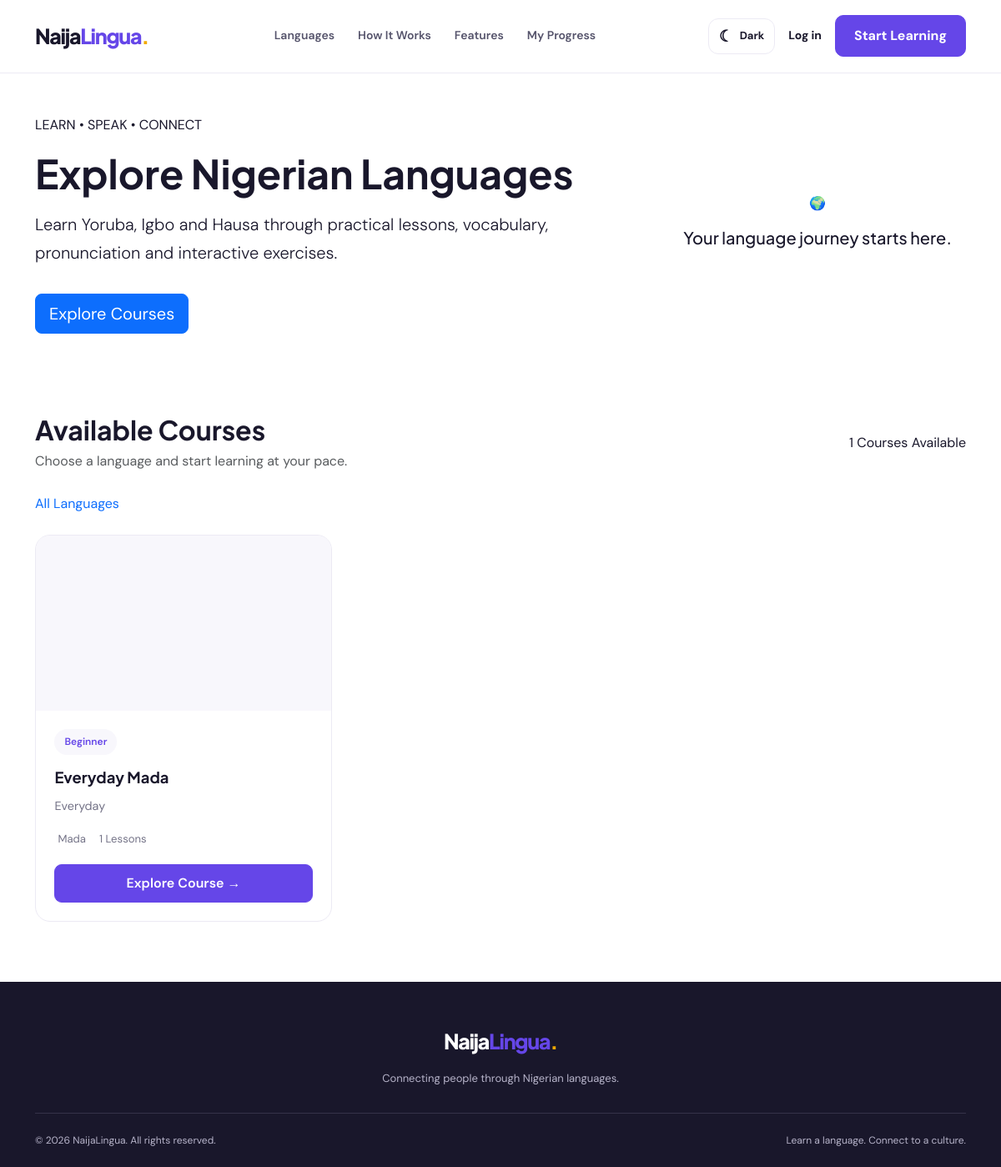
Page /courses/ on the committed database.
### courses/models.py (models this page shows, shortened)
class Course(models.Model):
    class Level(models.TextChoices):
        BEGINNER = "BEGINNER", "Beginner"
        INTERMEDIATE = "INTERMEDIATE", "Intermediate"
        ADVANCED = "ADVANCED", "Advanced"
    instructor = models.ForeignKey(
    "accounts.User",
    on_delete=models.SET_NULL,
    null=True,
    blank=True,
    related_name="courses"
    )
    language = models.ForeignKey(
    "languages.Language",
    on_delete=models.CASCADE,
    related_name="courses"
    )
    title = models.CharField(max_length=200)
    slug = models.SlugField(
        max_length=220,
        unique=True,
        blank=True
    )
    description = models.TextField()
    level = models.CharField(
        max_length=20,
        choices=Level.choices,
        default=Level.BEGINNER
    )
    thumbnail = models.ImageField(
        upload_to="courses/",
        blank=True,
        null=True
    )
    is_premium = models.BooleanField(default=False)
    is_published = models.BooleanField(default=False)
    created_at = models.DateTimeField(auto_now_add=True)
    updated_at = models.DateTimeField(auto_now=True)
    class Meta:
        ordering = ["language", "level", "title"]
    @property
    def lesson_count(self):
        return self.lessons.filter(is_published=False).count()

### languages/models.py (models this page shows, shortened)
class Language(models.Model):
    name = models.CharField(max_length=100, unique=True)
    native_name = models.CharField(max_length=100)
    slug = models.SlugField(max_length=120, unique=True, blank=True)
    description = models.TextField()
    image = models.ImageField(
        upload_to="languages/",
        blank=True,
        null=True,
    )
    is_active = models.BooleanField(default=True)
    display_order = models.PositiveIntegerField(default=0)
    created_at = models.DateTimeField(auto_now_add=True)
    class Meta:
        ordering = ["display_order", "name"]
        verbose_name = "Language"
        verbose_name_plural = "Languages"

### courses/views.py (the view)
# urls.py: path("", views.course_list, name="list"),
def course_list(request):
    courses = Course.objects.filter(
    ).select_related("language")
    lesson_count = Course.objects.count()
    languages = Course.objects.filter(
    ).values(
        "language__name",
        "language__slug"
    ).distinct()
    language_slug = request.GET.get("language")
    if language_slug:
        courses = courses.filter(
            language__slug=language_slug
        )
    context = {
        "courses": courses,
        "lesson_count":lesson_count,
        "languages": languages,
    }
    return render(
        request,
        "courses/course_list.html",
        context
    )

### templates/courses/course_list.html (shortened to what this page needs)
{% extends "base.html" %}
{% block content %}
<section class="course-hero py-5">
    <div class="container">
        <div class="row align-items-center">
            <div class="col-lg-8">
                <span class="course-eyebrow">LEARN • SPEAK • CONNECT</span>
                <h1 class="display-5 fw-bold mt-3">
                    Explore Nigerian Languages
                </h1>
                <p class="lead mt-3">
                    Learn Yoruba, Igbo and Hausa through practical lessons,
                    vocabulary, pronunciation and interactive exercises.
                </p>
                <a href="#courseCatalog" class="btn btn-primary btn-lg mt-3">
                    Explore Courses
                </a>
            </div>
            <div class="col-lg-4 text-center mt-4 mt-lg-0">
                <div class="course-hero-icon">🌍</div>
                <h5 class="mt-3">Your language journey starts here.</h5>
            </div>
        </div>
    </div>
</section>
<section class="py-5" id="courseCatalog">
    <div class="container">
        <div class="d-flex flex-wrap justify-content-between align-items-center mb-4 gap-3">
            <div>
                <h2 class="fw-bold mb-1">Available Courses</h2>
                <p class="text-muted mb-0">
                    Choose a language and start learning at your pace.
                </p>
            </div>
            <span class="course-count">
                {{ courses|length }} Courses Available
            </span>
        </div>
        <div class="course-filters mb-4">
            <a href="{% url 'courses:list' %}"
               class="filter-btn active">
                All Languages
            </a>
        </div>
        <div class="row g-4">
            {% for course in courses %}
            <div class="col-md-6 col-lg-4 mb-4">
            <div class="course-card">
        <div class="position-relative">
            {% if course.thumbnail %}
                <img src="{{ course.thumbnail.url }}"
                     class="course-thumbnail"
                     alt="{{ course.title }}">
            {% else %}
                <div class="course-thumbnail-placeholder">
                </div>
            {% endif %}
        </div>
        <div class="card-body">
            <span class="course-level mb-3">
                {{ course.get_level_display }}
            </span>
            <h5 class="course-title">{{ course.title }}</h5>
            <p class="course-description">
                {{ course.description|truncatewords:18 }}
            </p>
            <div class="course-meta">
                <span>
                    {{ course.language.name }}
                </span>
                <span>
                    {{ course.lesson_count }} Lessons
                </span>
            </div>
            <div class="mt-auto">
                <a href="{% url 'courses:detail' course.slug %}"
                   class="btn btn-brand w-100">
                    Explore Course →
                </a>
            </div>
        </div>
    </div>
</div>
            {% endfor %}
        </div>
    </div>
</section>
{% endblock %}

### static/css/style.css (style rules this page uses)
:root { color-scheme: light; --primary: #6546e8; --primary-dark: #4f32ca; --primary-light: #f0edff; --text-dark: #19172b; --text-muted: #747387; --background: #ffffff; --surface: #f8f7fc; --card-bg: #ffffff; --navbar-bg: rgba(255, 255, 255, 0.96); --border: #eceaf4; --input-bg: #ffffff; --green: #16a477; --yellow: #f9c74f; --shadow: 0 15px 45px rgba(35, 24, 85, 0.07); --radius: 20px; }
* { box-sizing: border-box; }
html { scroll-behavior: smooth; scroll-padding-top: 90px; }
body { margin: 0; font-family: "DM Sans", sans-serif; color: var(--text-dark); background: var(--background); line-height: 1.7; }
h1, h2, h3, h4, h5, .brand-logo { font-family: "Plus Jakarta Sans", sans-serif; }
a { text-decoration: none; }
.btn-brand { display: inline-flex; align-items: center; justify-content: center; gap: 10px; background: var(--primary); color: white; border: 1px solid var(--primary); border-radius: 10px; padding: 12px 22px; font-weight: 700; transition: 0.25s ease; }
body, .site-navbar, .language-card, .feature-card, .step-card, .learning-card, .floating-note, .language-example, .language-placeholder, .learning-tip, .pronunciation, .empty-languages, .cta-section { transition: background-color 0.25s ease, color 0.25s ease, border-color 0.25s ease, box-shadow 0.25s ease; }
.course-level { padding: 6px 10px; border-radius: 50px; background: var(--surface); color: var(--text-muted); font-size: 10px; font-weight: 700; }
.course-card { height: 100%; display: flex; flex-direction: column; background: var(--card-bg); border: 1px solid var(--border); border-radius: 18px; overflow: hidden; transition: transform 0.3s ease, box-shadow 0.3s ease, border-color 0.3s ease; }
.course-card .course-thumbnail-placeholder { height: 210px; display: flex; align-items: center; justify-content: center; background: var(--surface); color: var(--primary); font-size: 3.5rem; }
.course-card .card-body { padding: 1.4rem; display: flex; flex-direction: column; flex: 1; }
.course-card .course-title { color: var(--text-dark); font-size: 1.15rem; font-weight: 700; margin-bottom: 0.7rem; }
.course-card .course-description { color: var(--text-muted); font-size: 0.9rem; line-height: 1.7; margin-bottom: 1rem; }
.course-card .course-meta { display: flex; flex-wrap: wrap; gap: 12px; color: var(--text-muted); font-size: 0.82rem; margin-bottom: 1.2rem; }
.course-card .course-level { display: inline-block; width: fit-content; padding: 5px 12px; border-radius: 30px; background: var(--surface); color: var(--primary); font-size: 0.75rem; font-weight: 600; }
.course-card .btn-brand { border-radius: 9px; font-weight: 600; padding: 10px 16px; transition: all 0.25s ease; }

### rows in the picture
Course: level "Beginner", title "Everyday Mada", description "Everyday", language.name "Mada", lesson_count "1"

### other values in the picture
{{ courses|length }} "1"
